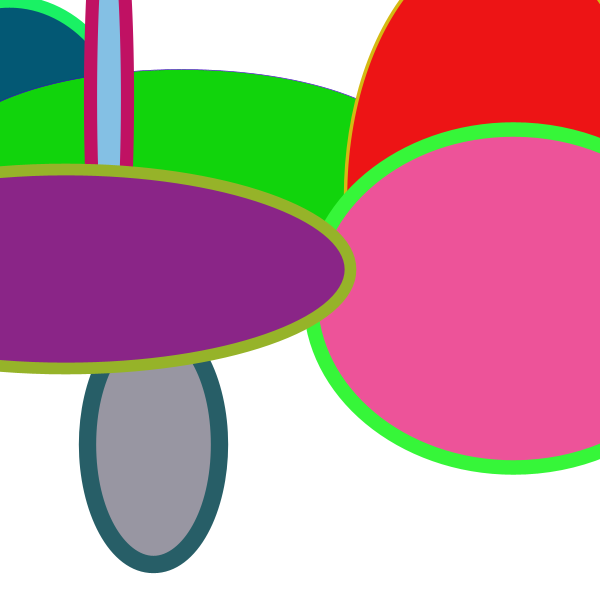
Frame 1 (no input)
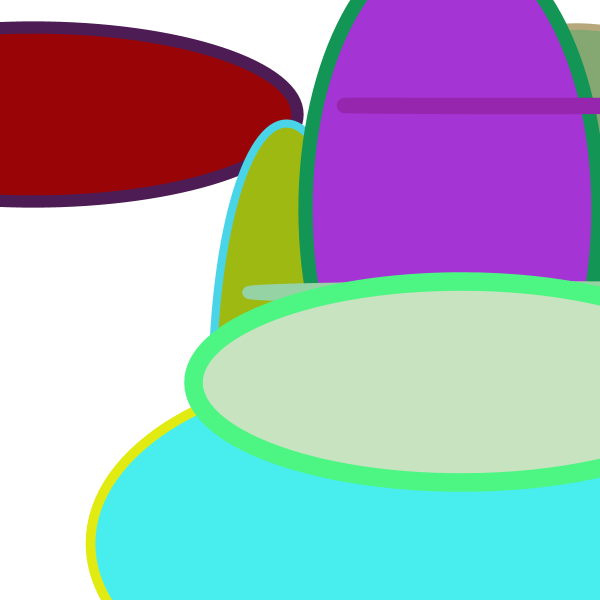
Frame 2 (the mouse pressed at the canvas centre, redrawn once)

The Processing sketch that drew these frames (run headless with seeded random() and noise(); the mouse was pressed at the canvas centre and the sketch redrawn once):

// Processing sketch: f_loop_1
// ── f_loop_1.pde
void setup() {
    size(600, 600);
    noLoop();
}

void draw() {
  background(255);
  for (int i = 0; i < 10; i++) {
    fill(random(0,255),random(0,255),random(0,255));
    strokeWeight(random(0,20));
    stroke(random(0,255),random(0,255),random(0,255));
    ellipse(random(0,width),random(0,height),random(0,width),random(0,height));
  }
}
